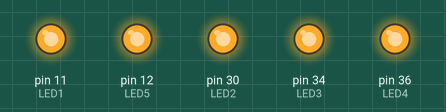
Simulated run of this sketch. Board: Arduino Mega 2560, built with avr-gcc and run on an emulated ATmega2560. On the bench: output pins drawn as LEDs (lit = HIGH).

Above: at 0.1 s.
Timing chart, 0 to 1.6 s (numbered marks = the images above):
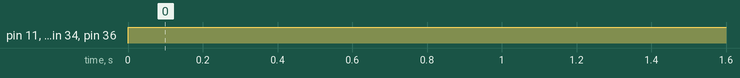

Measured:
- by itself, pin 11 (LED1), pin 12 (LED5), pin 30 (LED2), pin 34 (LED3), pin 36 (LED4): LOW → HIGH at 0.00 s

The sketch:

LEDtest.ino
```cpp
/* Krystal Bernal
   CSULA Baja SAE
   Last updated: 1/11/17

   -test for LEDs on an Arduino Mega shield
   //revise wiring for LED 4
 */

#define LED1 11
#define LED2 30
#define LED3 34
#define LED4 36
#define LED5 12

void setup() {
  pinMode(LED1, OUTPUT);
  pinMode(LED2, OUTPUT);
  pinMode(LED3, OUTPUT);
  pinMode(LED4, OUTPUT);
  pinMode(LED5, OUTPUT);
  digitalWrite(LED1, LOW);
  digitalWrite(LED2, LOW);
  digitalWrite(LED3, LOW);
  digitalWrite(LED4, LOW);
  digitalWrite(LED5, LOW);
}

void loop() {
  digitalWrite(LED1, HIGH);
  digitalWrite(LED2, HIGH);
  digitalWrite(LED3, HIGH);
  digitalWrite(LED4, HIGH);
  digitalWrite(LED5, HIGH);
}
```
